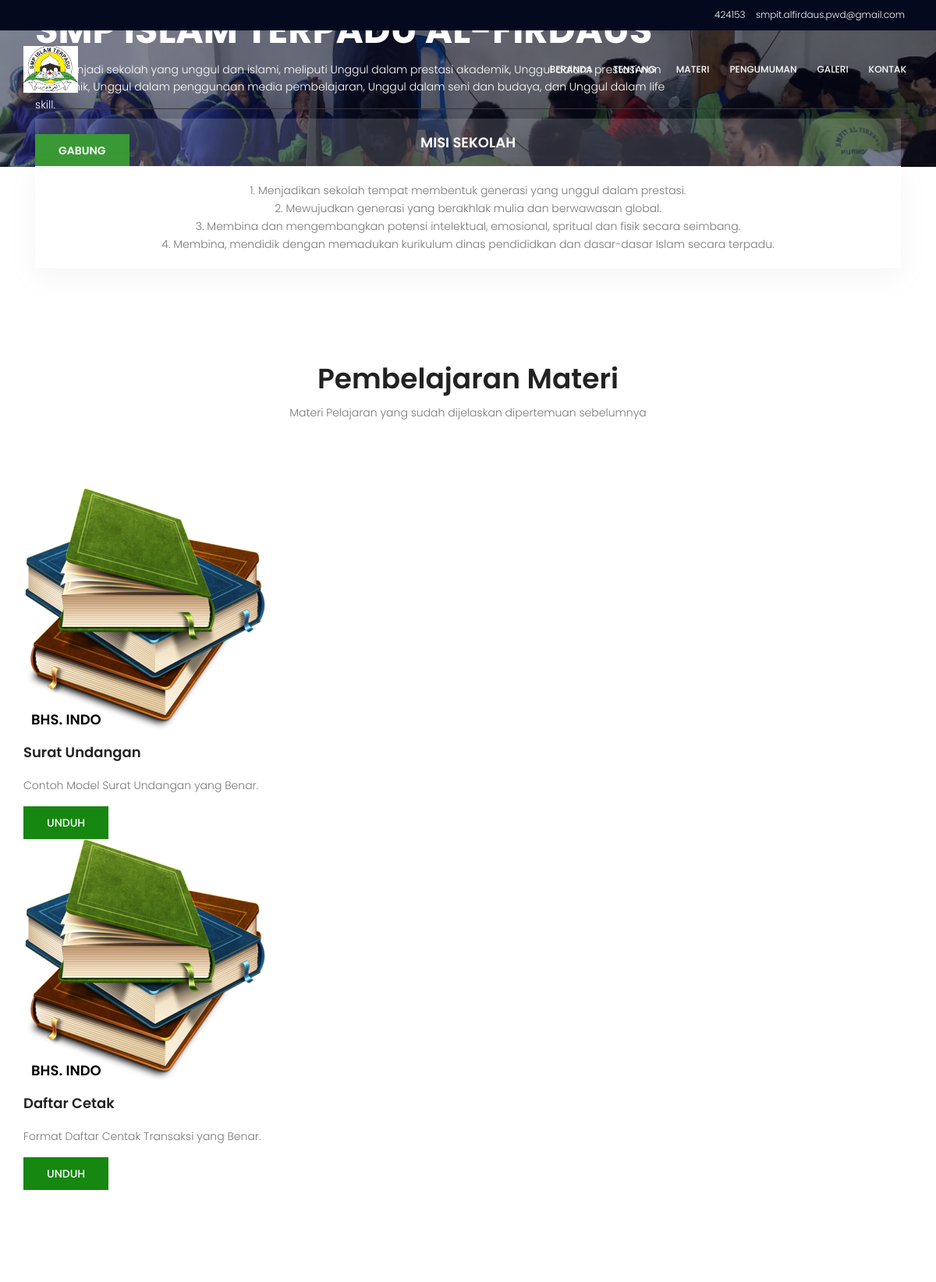
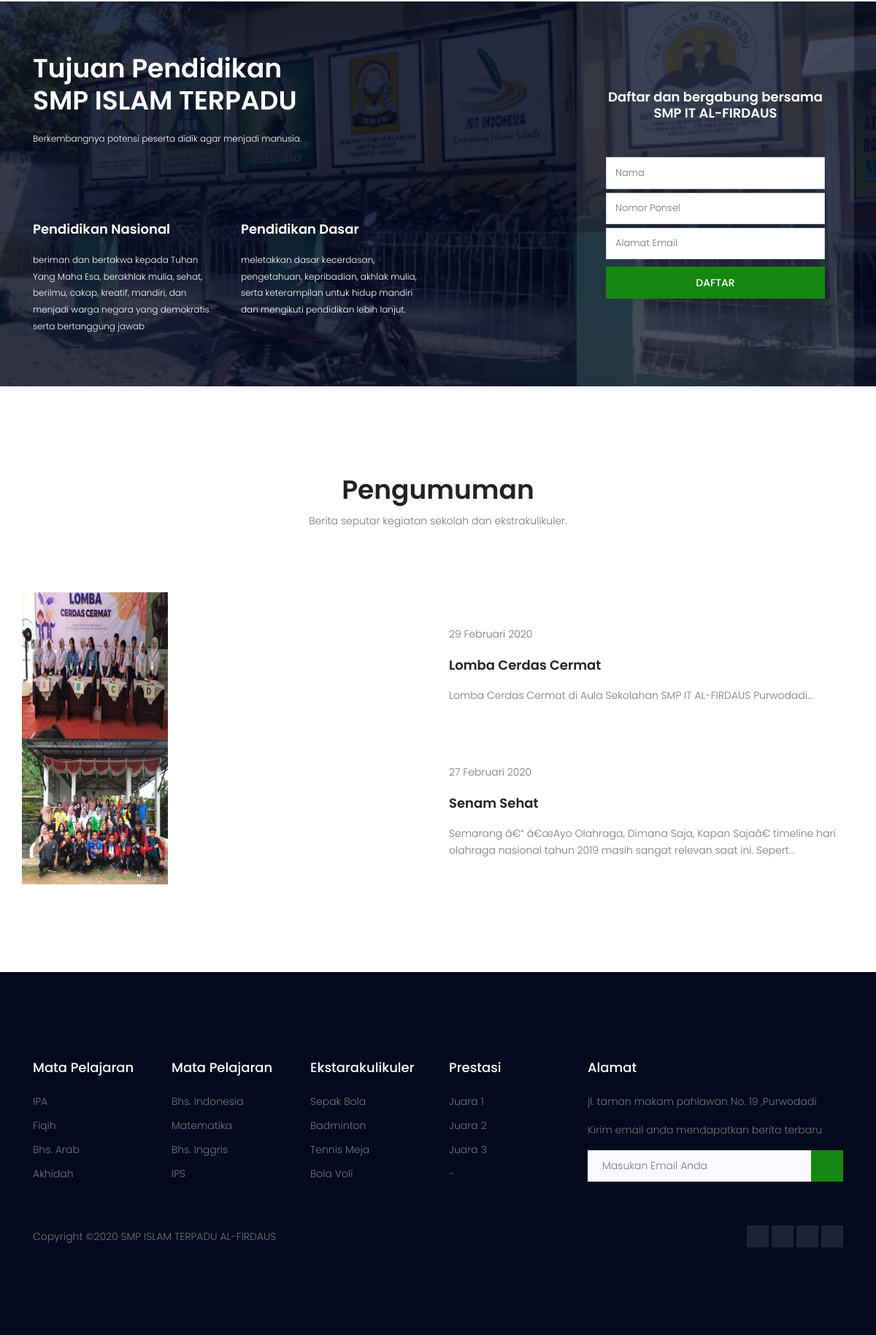
The page / on the database its author committed (2 pictures, top to bottom).
### tables this page shows
CREATE TABLE `materi` (
  `id_materi` int(11) NOT NULL,
  `id_pelajaran` text,
  `judul_materi` text,
  `deskripsi_materi` text,
  `penerbit_materi` text,
  `lampiran_file_materi` text,
  `tanggal_penerbitan_materi` date DEFAULT NULL
);

CREATE TABLE `pelajaran` (
  `id_pelajaran` int(11) NOT NULL,
  `nama_pelajaran` text NOT NULL
);

CREATE TABLE `pengumuman` (
  `id_pengumuman` int(11) NOT NULL,
  `foto_pendukung_pengumuman_satu` text,
  `foto_pendukung_pengumuman_dua` text,
  `judul_pengumuman` text,
  `deskripsi_pengumuman` text,
  `pelaksanaan_kegiatan_pengumuman` text,
  `kategori_pengumuman` text,
  `penulis_pengumuman` text,
  `tanggal_terbit_pengumuman` date DEFAULT NULL,
  `status_pengumuman` text
);

### index.php (the view, shortened to what this page needs)
<!DOCTYPE html>
<html lang="zxx" class="no-js">
<head>
    <link rel="stylesheet" href="css/linearicons.css">
    <link rel="stylesheet" href="css/font-awesome.min.css">
    <link rel="stylesheet" href="css/bootstrap.css">
    <link rel="stylesheet" href="css/magnific-popup.css">
    <link rel="stylesheet" href="css/nice-select.css">
    <link rel="stylesheet" href="css/animate.min.css">
    <link rel="stylesheet" href="css/owl.carousel.css">
    <link rel="stylesheet" href="css/jquery-ui.css">
    <link rel="stylesheet" href="css/main.css">
</head>
<body>
<?php include "component/header.php" ?>
<section class="banner-area relative" id="home">
    <div class="overlay overlay-bg"></div>
    <div class="container">
        <div class="row fullscreen d-flex align-items-center justify-content-between">
            <div class="banner-content col-lg-9 col-md-12">
                <h1 class="text-uppercase">
                </h1>
                <p class="pt-10 pb-10" style="color: white">
                    Visi : Menjadi sekolah yang unggul dan islami, meliputi Unggul dalam prestasi akademik, Unggul dalam
                    prestasi non akademik,
                    Unggul dalam penggunaan media pembelajaran, Unggul dalam seni dan budaya, dan Unggul dalam life
                    skill.
                </p>
                <a href="#" class="primary-btn text-uppercase">Gabung</a>
            </div>
        </div>
    </div>
</section>
<section class="feature-area">
    <div class="container">
        <div class="row">
            <div class="col-lg-12">
                <div class="single-feature">
                    <div class="title">
                        <h4>MISI SEKOLAH</h4>
                    </div>
                    <div class="desc-wrap">
                        <ol>
                            <li>1. Menjadikan sekolah tempat membentuk generasi yang unggul dalam prestasi.</li>
                            <li>2. Mewujudkan generasi yang berakhlak mulia dan berwawasan global.</li>
                            <li>3. Membina dan mengembangkan potensi intelektual, emosional, spritual dan fisik secara
                                seimbang.
                            </li>
                            <li>4. Membina, mendidik dengan memadukan kurikulum dinas pendididkan dan dasar-dasar Islam
                                secara terpadu.
                            </li>
                        </ol>
                    </div>
                </div>
            </div>
        </div>
    </div>
</section>
<section class="popular-course-area section-gap">
    <div class="container">
        <div class="row d-flex justify-content-center">
            <div class="menu-content pb-70 col-lg-8">
                <div class="title text-center">
                    <h1 class="mb-10">Pembelajaran Materi</h1>
                    <p>Materi Pelajaran yang sudah dijelaskan dipertemuan sebelumnya</p>
                </div>
            </div>
        </div>
        <div class="row">
            <div class="active-popular-carusel">
                <?php
                require 'connection/config.php';
                $query = mysqli_query($conn, "SELECT * FROM materi");
                while ($data = mysqli_fetch_array($query)) {
                    $pelajaran = $data['id_pelajaran'];
                    $query_2 = mysqli_query($conn, "SELECT * FROM pelajaran WHERE id_pelajaran='$pelajaran'");
                    $data_2 = mysqli_fetch_array($query_2);
                    echo '
                <div class="single-popular-carusel">
                    <div class="thumb-wrap relative">
                        <div class="thumb relative">
                            <div class="overlay overlay-bg"></div>
                            <img class="img-fluid" src="img/buku.png" alt="">
                        </div>
                        <div class="meta d-flex justify-content-between">
                            <h4 style="color: black">' .$data_2['nama_pelajaran'] .'</h4>
                        </div>
                    </div>
                    <div class="details">
                        <a href="#">
                            <h4>
                                ' . $data['judul_materi'] . '
                            </h4>
                        </a>
                        <p>' . $data['deskripsi_materi'] . '</p>
                    </div>
                    <a href="admin/pages/proses/dwonload-materi.php?filename=' . $data['lampiran_file_materi'] . '" class="primary-btn text-uppercase mx-auto">Unduh</a>
                </div>';
                }
                ?>
            </div>
        </div>
    </div>
</section>
<section class="search-course-area relative">
    <div class="overlay overlay-bg"></div>
    <div class="container">
        <div class="row justify-content-between align-items-center">
            <div class="col-lg-6 col-md-6 search-course-left">
                <h1 class="text-white">
                    Tujuan Pendidikan <br>
                    SMP ISLAM TERPADU
                </h1>
                <p style="color: white">
                    Berkembangnya potensi peserta didik agar menjadi manusia.
                </p>
                <div class="row details-content">
                    <div class="col single-detials">
                        <span class="lnr lnr-graduation-hat"></span>
                        <a href="#"><h4>Pendidikan Nasional</h4></a>
                        <p style="color: white">
                            beriman dan bertakwa kepada Tuhan Yang Maha Esa, berakhlak mulia, sehat, berilmu, cakap,
                            kreatif, mandiri,
                            dan menjadi warga negara yang demokratis serta bertanggung jawab
                        </p>
                    </div>
                    <div class="col single-detials">
                        <span class="lnr lnr-license"></span>
                        <a href="#"><h4>Pendidikan Dasar</h4></a>
                        <p style="color: white">
                            meletakkan dasar kecerdasan, pengetahuan, kepribadian, akhlak mulia,
                            serta keterampilan untuk hidup mandiri dan mengikuti pendidikan lebih lanjut.
                        </p>
                    </div>
                </div>
            </div>
            <div class="col-lg-4 col-md-6 search-course-right section-gap">
                <form class="form-wrap" action="#">
                    <h4 class="text-white pb-20 text-center mb-30">Daftar dan bergabung bersama SMP IT AL-FIRDAUS</h4>
                    <input type="text" class="form-control" name="name" placeholder="Nama">
                    <input type="text" class="form-control" name="phone" placeholder="Nomor Ponsel">
                    <input type="email" class="form-control" name="email" placeholder="Alamat Email">
                    <button class="primary-btn text-uppercase">Daftar</button>
                </form>
            </div>
        </div>
    </div>
</section>
<section class="upcoming-event-area section-gap">
    <div class="container">
        <div class="row d-flex justify-content-center">
            <div class="menu-content pb-70 col-lg-8">
                <div class="title text-center">
                    <h1 class="mb-10">Pengumuman</h1>
                    <p>Berita seputar kegiatan sekolah dan ekstrakulikuler.</p>
                </div>
            </div>
        </div>
        <div class="row">
            <div class="active-upcoming-event-carusel">
                <?php
                function tgl_indo($tanggal)
                {
                    $bulan = array(
                        1 => 'Januari',
                        'Februari',
                        'Maret',
                        'April',
                        'Mei',
                        'Juni',
                        'Juli',
                        'Agustus',
                        'September',
                        'Oktober',
                        'November',
                        'Desember'
                    );
                    $pecahkan = explode('-', $tanggal);
                    return $pecahkan[2] . ' ' . $bulan[(int)$pecahkan[1]] . ' ' . $pecahkan[0];
                }
                ?>
                <?php
                require 'connection/config.php';
                $query = mysqli_query($conn, "SELECT * FROM pengumuman ORDER BY id_pengumuman DESC");
                while ($data = mysqli_fetch_array($query)) {
                    $tgl = tgl_indo($data['tanggal_terbit_pengumuman']);
                    if ($data['foto_pendukung_pengumuman_satu'] == '') {
                        $num_char = 150;
                        $text = $data['deskripsi_pengumuman'];
                        echo '
                <div class="single-carusel row align-items-center">
                    <div class="col-12 col-md-6 thumb">
                        <img class="img-fluid" src="img/pengumuman.jpg" style="height: 200px;width: 200px" alt="">
                    </div>
                    <div class="detials col-12 col-md-6">
                        <p>' . $tgl . '</p>
                        <a href="detail-pengumuman.php?id=' . $data['id_pengumuman'] . '"><h4>' . $data['judul_pengumuman'] . '</h4></a>
                        <p>
                            ' . substr($text, 0, $num_char) . '...' . '
                        </p>
                    </div>
                </div>';
                    } else {
                        $num_char = 150;
                        $text = $data['deskripsi_pengumuman'];
                        echo '
                <div class="single-carusel row align-items-center">
                    <div class="col-12 col-md-6 thumb">
                        <img class="img-fluid" src="admin/pages/upload/gambar-event/' . $data['foto_pendukung_pengumuman_satu'] . '" style="height: 200px;width: 200px" alt="">
                    </div>
                    <div class="detials col-12 col-md-6">
                        <p>' . $tgl . '</p>
                        <a href="detail-pengumuman.php?id=' . $data['id_pengumuman'] . '"><h4>' . $data['judul_pengumuman'] . '</h4></a>
                        <p>
                            ' . substr($text, 0, $num_char) . '...' . '
                        </p>
                    </div>
                </div>
                ';
                    }
                }
                ?>
            </div>
        </div>
    </div>
</section>
<?php include "component/footer.php" ?>
</body>
</html>

### rows shown on the page
materi: id_pelajaran.nama_pelajaran "BHS. INDO", judul_materi "Surat Undangan", deskripsi_materi "Contoh Model Surat Undangan yang Benar."
materi: id_pelajaran.nama_pelajaran "BHS. INDO", judul_materi "Daftar Cetak", deskripsi_materi "Format Daftar Centak Transaksi yang Benar."
pengumuman: foto_pendukung_pengumuman_satu (picture), tanggal_terbit_pengumuman "29 Februari 2020", judul_pengumuman "Lomba Cerdas Cermat", deskripsi_pengumuman "Lomba Cerdas Cermat di Aula Sekolahan SMP IT AL-FIRDAUS Purwodadi"
pengumuman: foto_pendukung_pengumuman_satu (picture), tanggal_terbit_pengumuman "27 Februari 2020", judul_pengumuman "Senam Sehat", substr($text, 0, $num_char) "Semarang â€“ â€œAyo Olahraga, Dimana Saja, Kapan Sajaâ€ timeline hari olahraga nasional tahun 2019 masih sangat relevan saat ini. Sepert"
